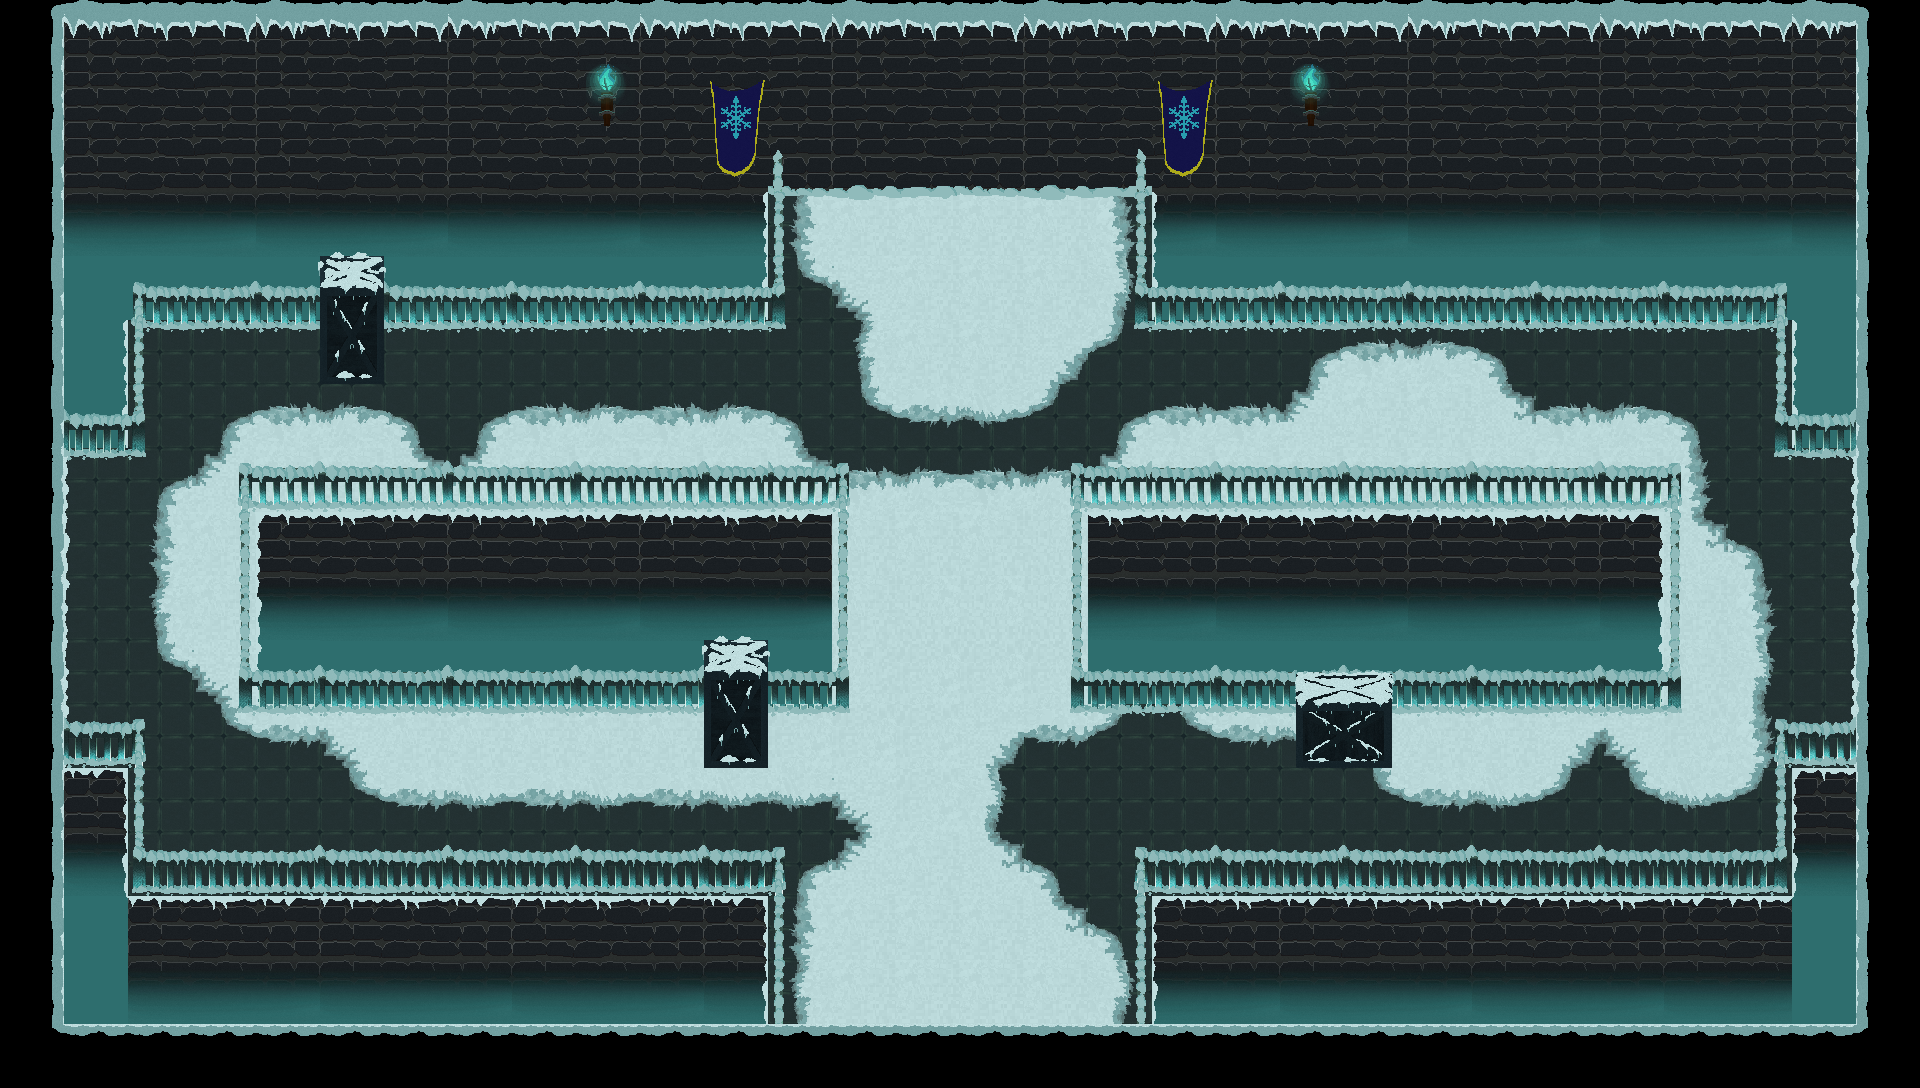

This game map was drawn from its Tiled (.tmx) file and the tilesets committed beside it. A one-line description and the trimmed map source follow:
An orthogonal 30x17 tile map with 64x64 px tiles, 6 tile layers (walls and floors, snow, shadows, fences background, ...), 2 tilesets and 22 objects.

<map version="1.2" tiledversion="1.3.3" orientation="orthogonal" renderorder="right-down" width="30" height="17" tilewidth="64" tileheight="64" infinite="0" nextlayerid="8" nextobjectid="23">
 <editorsettings>
  <export target="Map4.lua" format="lua" />
 </editorsettings>
 <tileset firstgid="1" source="template icetoria.tsx" />
 <tileset firstgid="481" source="../../../Graph/Thomas/assets test/assets dungeon/maps/template icetoria.tsx" />
 <layer id="1" name="walls and floors" width="30" height="17">
  <properties>
   <property name="background" type="bool" value="true" />
  </properties>
  <data>[510 cells, 510 non-empty, 23 distinct tile ids]</data>
 </layer>
 <layer id="3" name="snow" width="30" height="17">
  <properties>
   <property name="background" type="bool" value="true" />
  </properties>
  <data>[510 cells, 228 non-empty, 38 distinct tile ids]</data>
 </layer>
 <layer id="4" name="shadows" width="30" height="17">
  <properties>
   <property name="background" type="bool" value="true" />
  </properties>
  <data>[510 cells, 6 non-empty, 3 distinct tile ids]</data>
 </layer>
 <layer id="2" name="fences background" width="30" height="17">
  <properties>
   <property name="background" type="bool" value="true" />
  </properties>
  <data>[510 cells, 114 non-empty, 24 distinct tile ids]</data>
 </layer>
 <layer id="7" name="assets" width="30" height="17">
  <properties>
   <property name="background" type="bool" value="true" />
  </properties>
  <data>[510 cells, 20 non-empty, 12 distinct tile ids]</data>
 </layer>
 <layer id="5" name="fences foreground" width="30" height="17">
  <properties>
   <property name="foreground" type="bool" value="true" />
  </properties>
  <data>[510 cells, 48 non-empty, 9 distinct tile ids]</data>
 </layer>
 <objectgroup id="6" name="Calque d'objets 1">
  <object id="1" x="64" y="262" width="80" height="192">
   <properties>
    <property name="walk" type="bool" value="true" />
   </properties>
  </object>
  <object id="2" x="64" y="262" width="720" height="64">
   <properties>
    <property name="walk" type="bool" value="true" />
   </properties>
  </object>
  <object id="3" x="704" y="128" width="80" height="197">
   <properties>
    <property name="walk" type="bool" value="true" />
   </properties>
  </object>
  <object id="4" x="1136" y="128" width="80" height="197">
   <properties>
    <property name="walk" type="bool" value="true" />
   </properties>
  </object>
  <object id="5" x="240" y="500" width="608" height="210">
   <properties>
    <property name="walk" type="bool" value="true" />
   </properties>
  </object>
  <object id="6" x="1068" y="500" width="608" height="210">
   <properties>
    <property name="walk" type="bool" value="true" />
   </properties>
  </object>
  <object id="7" x="1136" y="262" width="720" height="64">
   <properties>
    <property name="walk" type="bool" value="true" />
   </properties>
  </object>
  <object id="8" x="1775" y="262" width="81" height="192">
   <properties>
    <property name="walk" type="bool" value="true" />
   </properties>
  </object>
  <object id="9" x="1776" y="757" width="80" height="191">
   <properties>
    <property name="walk" type="bool" value="true" />
   </properties>
  </object>
  <object id="10" x="64" y="757" width="80" height="191">
   <properties>
    <property name="walk" type="bool" value="true" />
   </properties>
  </object>
  <object id="11" x="704" y="885" width="80" height="203">
   <properties>
    <property name="walk" type="bool" value="true" />
   </properties>
  </object>
  <object id="12" x="1136" y="885" width="80" height="203">
   <properties>
    <property name="walk" type="bool" value="true" />
   </properties>
  </object>
  <object id="13" x="1136" y="884" width="720" height="64">
   <properties>
    <property name="walk" type="bool" value="true" />
   </properties>
  </object>
  <object id="14" x="64" y="884" width="720" height="64">
   <properties>
    <property name="walk" type="bool" value="true" />
   </properties>
  </object>
  <object id="15" x="0" y="128" width="64" height="960">
   <properties>
    <property name="shoot" type="bool" value="true" />
    <property name="walk" type="bool" value="true" />
   </properties>
  </object>
  <object id="16" x="1856" y="128" width="64" height="960">
   <properties>
    <property name="shoot" type="bool" value="true" />
    <property name="walk" type="bool" value="true" />
   </properties>
  </object>
  <object id="17" x="64" y="64" width="1792" height="64">
   <properties>
    <property name="shoot" type="bool" value="true" />
   </properties>
  </object>
  <object id="18" x="64" y="1024" width="1792" height="64">
   <properties>
    <property name="shoot" type="bool" value="true" />
    <property name="walk" type="bool" value="true" />
   </properties>
  </object>
  <object id="19" x="320" y="256" width="64" height="128">
   <properties>
    <property name="shoot" type="bool" value="true" />
    <property name="walk" type="bool" value="true" />
   </properties>
  </object>
  <object id="20" x="704" y="640" width="64" height="128">
   <properties>
    <property name="shoot" type="bool" value="true" />
    <property name="walk" type="bool" value="true" />
   </properties>
  </object>
  <object id="21" x="1296" y="704" width="96" height="64">
   <properties>
    <property name="walk" type="bool" value="true" />
   </properties>
  </object>
  <object id="22" x="704" y="128" width="512" height="64">
   <properties>
    <property name="walk" type="bool" value="true" />
   </properties>
  </object>
 </objectgroup>
</map>